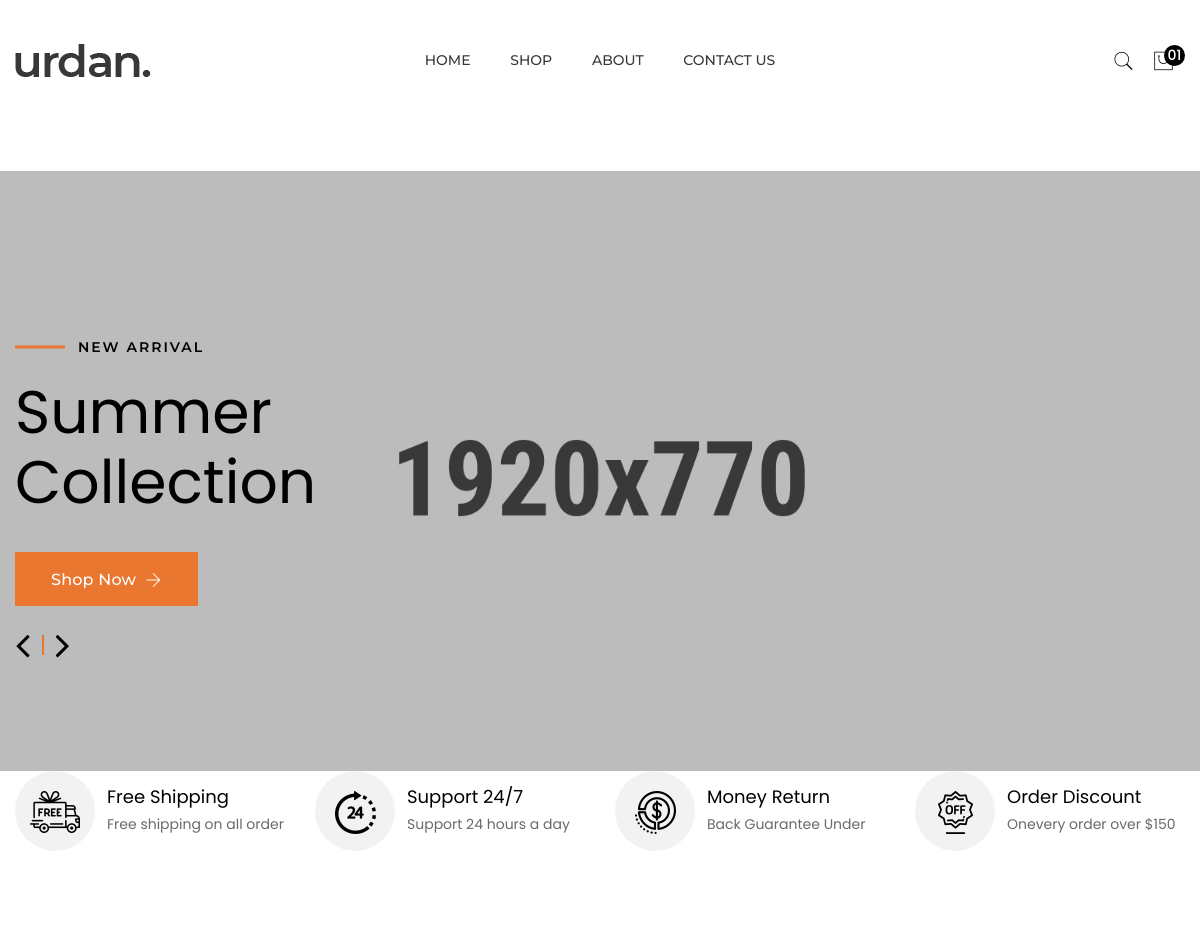
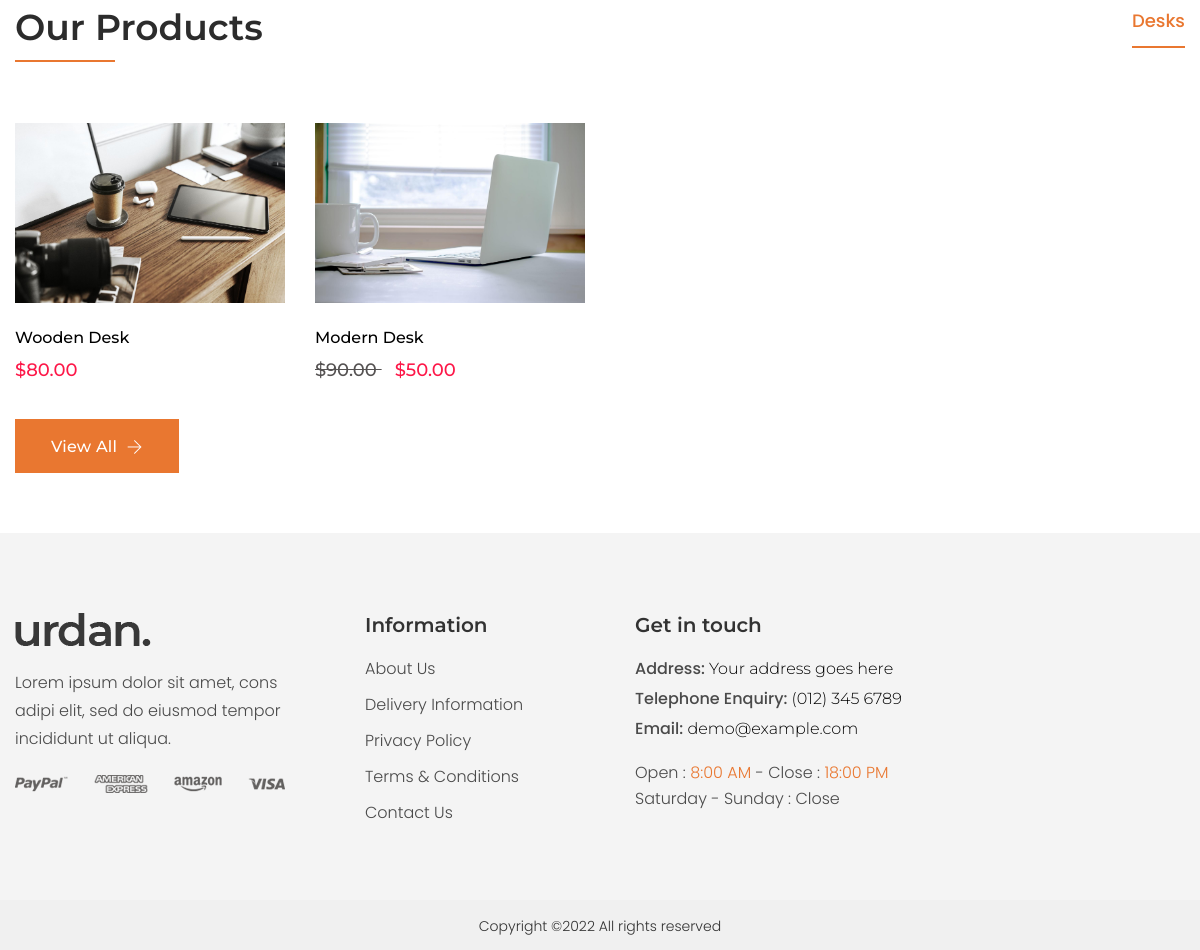
The page / on the database its author committed (2 pictures, top to bottom).
### category/models.py (models this page shows, shortened)
class Category(models.Model):
    category_name = models.CharField(max_length=100, unique=True)
    slug = models.SlugField(max_length=100, unique=True)
    description = models.TextField(max_length=1000, blank=True)
    class Meta:
        verbose_name = 'Category'
        verbose_name_plural = 'Categories'
    def __str__(self):
        return self.category_name

### store/models.py (models this page shows, shortened)
class Product(models.Model):
    product_name = models.CharField(max_length=200, unique=True)
    slug = models.SlugField(max_length=200, unique=True)
    category = models.ForeignKey(Category, on_delete=models.CASCADE)
    main_image_alt = models.CharField(max_length=2000, null=True, blank=True)
    description = HTMLField(max_length=7500, blank=True)
    price = models.DecimalField(max_digits=7, decimal_places=2)
    sale_price = models.DecimalField(max_digits=7, decimal_places=2, blank=True, null=True)
    main_image = models.ImageField(upload_to='photos/products')
    stock = models.IntegerField(blank=True, null=True)
    is_available = models.BooleanField(default=True)
    created_date =  models.DateTimeField(auto_now_add=True)
    modified_date = models.DateTimeField(auto_now=True)
    num_sold = models.IntegerField(default=0)
    def get_url(self):
        return reverse('product_detail', args=[self.category.slug, self.slug])

### ecommerce_demo/views.py (the view)
# urls.py: 2. Add a URL to urlpatterns:  path('', views.home, name='home')
def home(request):
    products = Product.objects.all().filter(is_available=True)
    categories = Category.objects.all()
    context = {
        'products': products,
        'categories': categories,
    }
    return render(request, 'home.html', context=context)

### templates/home.html (shortened to what this page needs)
{% extends 'base.html' %}
{% load static %}
{% block content %}
        <div class="slider-area">
            <div class="slider-active swiper-container">
                <div class="swiper-wrapper">
                    <div class="swiper-slide">
                        <div class="intro-section slider-height-1 slider-content-center bg-img single-animation-wrap slider-bg-color-1" style="background-image:url({% static 'assets/images/slider/slider-bg-1.jpg' %})">
                            <div class="container">
                                <div class="row align-items-center">
                                    <div class="col-lg-6 col-md-6">
                                        <div class="slider-content-1 slider-animated-1">
                                            <h3 class="animated">new arrival</h3>
                                            <h1 class="animated">Summer <br>Collection</h1>
                                            <div class="slider-btn btn-hover">
                                                <a href="product-details.html" class="btn animated">
                                                    Shop Now <i class=" ti-arrow-right "></i>
                                                </a>
                                            </div>
                                        </div>
                                    </div>
                                </div>
                            </div>
                        </div>
                    </div>
                    <div class="swiper-slide">
                        <div class="intro-section slider-height-1 slider-content-center bg-img single-animation-wrap slider-bg-color-1" style="background-image:url({% static 'assets/images/slider/slider-bg-1.jpg' %})">
                            <div class="container">
                                <div class="row align-items-center">
                                    <div class="col-lg-6 col-md-6">
                                        <div class="slider-content-1 slider-animated-1">
                                            <h3 class="animated">new arrival</h3>
                                            <h1 class="animated">Summer <br>Collection</h1>
                                            <div class="slider-btn btn-hover">
                                                <a href="product-details.html" class="btn animated">
                                                </a>
                                            </div>
                                        </div>
                                    </div>
                                </div>
                            </div>
                        </div>
                    </div>
                    <div class="home-slider-prev main-slider-nav"><i class="fa fa-angle-left"></i></div>
                    <div class="home-slider-next main-slider-nav"><i class="fa fa-angle-right"></i></div>
                </div>
            </div>
        </div>
        <div class="service-area pb-70">
            <div class="container">
                <div class="row">
                    <div class="col-lg-3 col-md-6 col-sm-6 col-12 mb-30">
                        <div class="service-wrap" data-aos="fade-up" data-aos-delay="200">
                            <div class="service-img">
                                <img src="{% static 'assets/images/icon-img/car.png' %}" alt="">
                            </div>
                            <div class="service-content">
                                <h3>Free Shipping</h3>
                                <p>Free shipping on all order</p>
                            </div>
                        </div>
                    </div>
                    <div class="col-lg-3 col-md-6 col-sm-6 col-12 mb-30">
                        <div class="service-wrap" data-aos="fade-up" data-aos-delay="400">
                            <div class="service-img">
                                <img src="{% static 'assets/images/icon-img/time.png' %}" alt="">
                            </div>
                            <div class="service-content">
                                <h3>Support 24/7</h3>
                                <p>Support 24 hours a day</p>
                            </div>
                        </div>
                    </div>
                    <div class="col-lg-3 col-md-6 col-sm-6 col-12 mb-30">
                        <div class="service-wrap" data-aos="fade-up" data-aos-delay="600">
                            <div class="service-img">
                                <img src="{% static 'assets/images/icon-img/dollar.png' %}" alt="">
                            </div>
                            <div class="service-content">
                                <h3>Money Return</h3>
                                <p>Back Guarantee Under </p>
                            </div>
                        </div>
                    </div>
                    <div class="col-lg-3 col-md-6 col-sm-6 col-12 mb-30">
                        <div class="service-wrap" data-aos="fade-up" data-aos-delay="800">
                            <div class="service-img">
                                <img src="{% static 'assets/images/icon-img/discount.png' %}" alt="">
                            </div>
                            <div class="service-content">
                                <h3>Order Discount</h3>
                                <p>Onevery order over $150</p>
                            </div>
                        </div>
                    </div>
                </div>
            </div>
        </div>
        <div class="product-area pb-60">
            <div class="container">
                <div class="section-title-tab-wrap mb-75">
                    <div class="section-title-2" data-aos="fade-up" data-aos-delay="200">
                        <h2>Our Products</h2>
                    </div>
                    <div class="tab-style-1 nav" data-aos="fade-up" data-aos-delay="400">
                        {% for category in categories %}
                        <a class="{% if forloop.counter == 1 %}active{% endif %}" href="{{category}}" data-bs-toggle="tab"> {{category}} </a>
                        {% endfor %}
                    </div>
                </div>
                <div class="tab-content jump">
                    {% for category in categories %}
                    <div id="{{category}}" class="tab-pane {% if forloop.counter == 1 %}active{% endif %}">
                        <div class="row">
                            {% for product in products %}
                            {% if product.category == category and forloop.counter < 10 %}
                            <div class="col-lg-3 col-md-4 col-sm-6 col-12">
                                <div class="product-wrap mb-35" data-aos="fade-up" data-aos-delay="200">
                                    <div class="product-img img-zoom mb-25">
                                        <a href="{{product.get_url}}">
                                            <img src="{{product.main_image.url}}" alt="{{product.main_image_alt}}">
                                        </a>
                                    </div>
                                    <div class="product-content">
                                        <h3><a href="{{product.get_url}}">{{product.product_name}}</a></h3>
                                        <div class="product-price">
                                            {% if product.sale_price %}
                                <span class="old-price">${{product.price}} </span>
                                <span class="new-price">${{product.sale_price}}</span>
                                {% else %}
                                <span class="new-price">${{product.price}}</span>
                                {% endif %}
                                        </div>
                                    </div>
                                </div>
                            </div>
                            {% endif %}
                            {% endfor %}
                        </div>
                    </div>
                    <div class="slider-btn btn-hover">
                        <a href="{% url 'shop_category' category.slug %}" class="btn animated">
                            View All  <i class=" ti-arrow-right "></i>
                        </a>
                    </div>
                    {% endfor %}
                </div>
            </div>
        </div>
{% endblock content %}

### rows shown on the page
Category: category_name "Desks"
Product: main_image (picture), product_name "Wooden Desk", price "80.00"
Product: main_image (picture), product_name "Modern Desk", price "90.00", sale_price "50.00"
